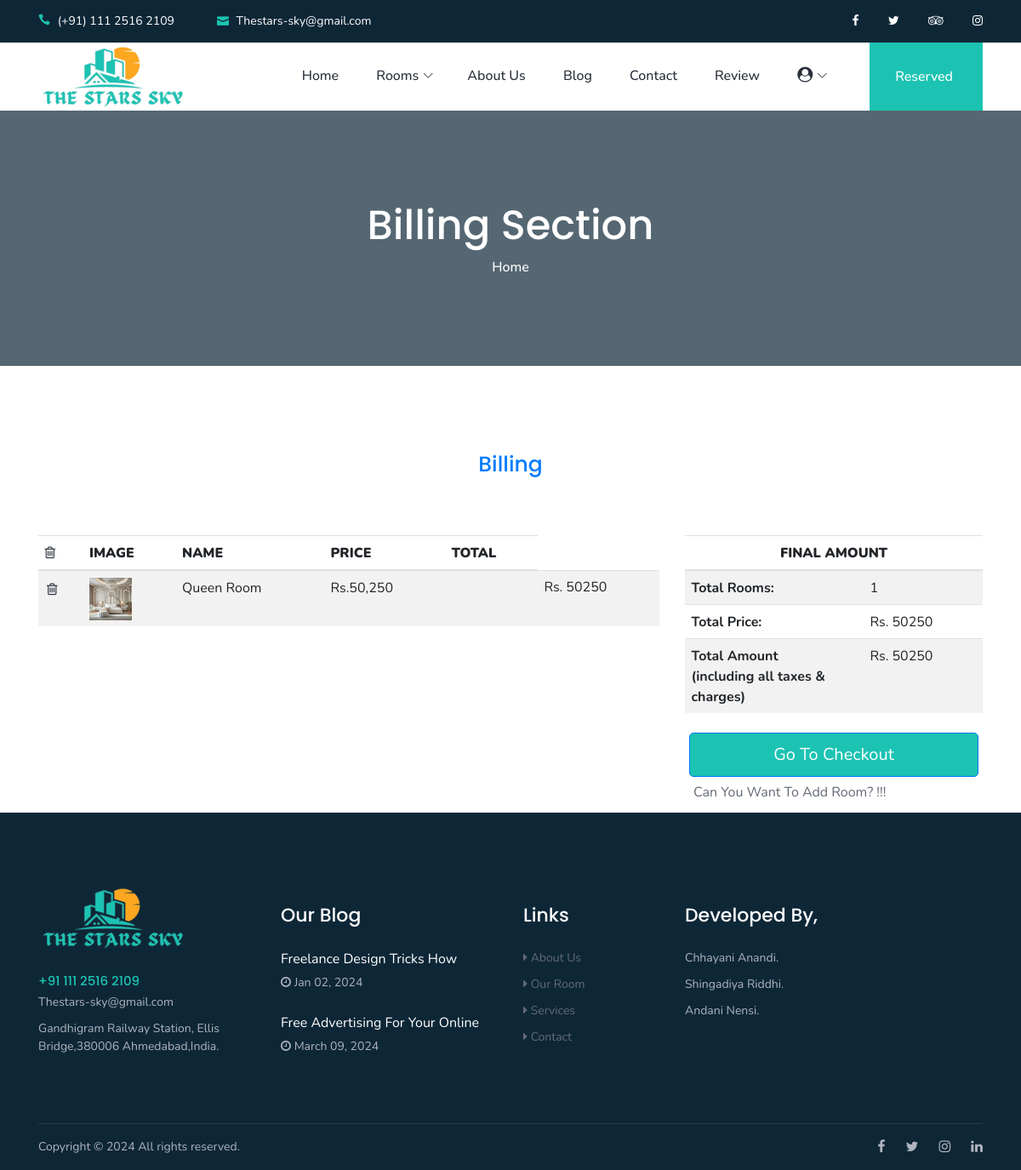
Page /cart.php (signed in) on the committed database.
### tables this page shows
CREATE TABLE `cart` (
  `id` int(200) NOT NULL,
  `name` varchar(200) NOT NULL,
  `price` varchar(200) NOT NULL,
  `image` varchar(200) NOT NULL,
  `user` varchar(255) NOT NULL,
  `total` int(200) NOT NULL,
  `date` timestamp NOT NULL DEFAULT current_timestamp() ON UPDATE current_timestamp()
);

### cart.php (the view, shortened to what this page needs)
<!DOCTYPE html>
<html lang="en">
<head>
    <link rel="stylesheet" href="style.css">
</head>
<body>
   <?php
   include 'header.php';
   if ($_SESSION['email']) {
   ?>
    <div class="breadcrumb-area bg-img bg-overlay jarallax" style="background-image: url(img/bg-img/16.jpg);">
        <div class="container h-100">
            <div class="row h-100 align-items-center">
                <div class="col-12">
                    <div class="breadcrumb-content text-center">
                        <h2 class="page-title">Billing Section</h2>
                        <nav aria-label="breadcrumb">
                            <ol class="breadcrumb justify-content-center">
                                <li class="breadcrumb-item"><a href="index.php">Home</a></li>
                            </ol>
                        </nav>
                    </div>
                </div>
            </div>
        </div>
    </div>
      <div class="cart-section mt-100 mb-150">
         <div class="container-xxl">
            <div class="container">
               <div class="text-center wow fadeInUp" data-wow-delay="0.1s">
                  <h1 class="section-title ff-secondary text-center text-primary fw-normal" style="margin-bottom: 6%">Billing</h1>
               </div>
            </div>
         </div>
         <div class="container">
            <div class="row">
               <div class="col-lg-8 col-md-12">
                  <div class="cart-table-wrap">
                     <table class="table table-striped table-hover">
                        <thead class="cart-table-head">
                           <tr class="table-head-row">
                              <th class="product-remove"><a href="cart.php?delete_all"><i class="fa fa-trash-o"></i></a></th>
                              <th class="product-image"><b>IMAGE</b></th>
                              <th class="product-name"><b>NAME</b></th>
                              <th class="product-price"><b>PRICE</b></th>
                              <th class="product-total"><b>TOTAL</b></th>
                           </tr>
                        </thead>
                        <?php
                        $user = $_SESSION["email"];
                        $select_cart = mysqli_query($con, "SELECT * FROM `cart` where user='$user'");
                        $grand_total = 0;
                        $room_count = 0;
                        $show = mysqli_num_rows($select_cart);
                        if (!$show) {
                           echo "</br><a href='room1.php'><h1 style='text-align: center' class='display-3 mb-3 animated slideInDown'>Your Cart Is Empty.</h1></a>";
                        } else {
                           while ($row = mysqli_fetch_assoc($select_cart)) {
                              $room_count++;
                        ?>
                          <tbody>
                                 <tr class="table-body-row">
                                    <td class="product-remove p-3"><a href="cart.php?remove=<?php echo $row['id']; ?>"><i class="fa fa-trash-o"></i></i></a></td>
                                    <td class="product-image"><img src="admin/uploaded_img/<?php echo $row['image']; ?>" height="50" width="50"></td>
                                    <td class="product-name"><?php echo $row['name']; ?></td>
                                    <td class="product-price">Rs.<?php echo number_format($row['price']); ?></td>
                                    <td>
                                    </td>
                                    <?php $subtotal = $row['price'] ?>
                                    <td>Rs. <?php echo $subtotal; ?> </form>
                                    </td>
                                 </tr>
                           <?php
                              $grand_total += $subtotal;
                           }
                        }
                           ?>
                              </tbody>
                     </table>
                  </div>
               </div>
               <div class="col-lg-4">
                  <div class="total-section">
                     <table class="table table-striped">
                        <thead class="total-table-head">
                           <tr class="table-total-row">
                              <th colspan="2" style="text-align: center"><b>FINAL AMOUNT</b></th>
                           </tr>
                        </thead>
                        <tbody>
                           <tr>
                            <td><strong>Total Rooms: </strong></td>
                                 <td style="width: 40%"><?php echo $room_count; ?> </td>
                           </tr>
                           <tr class="total-data">
                              <td><strong>Total Price: </strong></td>
                              <form method="post" action="">
                                 <td style="width: 40%">Rs. <?php echo $grand_total; ?> </td>
                           </tr>
                           <tr class="total-data">
                              <td><strong>Total Amount <br />(including all taxes & charges) </strong></td>
                              <td>Rs. <?php echo $grand_total; ?> </td>
                           </tr>
                        </tbody>
                     </table>
                     <div class="m-1 p-1">
                        <a href="booknow.php"> <button type="button" class="btn btn-primary btn-block " data-toggle="modal" data-target="#checkoutModal">Go to checkout</button></a>
                        <a href="room1.php"><p style="margin: 5px;">Can You Want To Add Room? !!!</p></a>
                     </div>
                  </div>
               </div>
            </div>
         </div>
      </div>
   <?php
   } else {
      echo "<script>alert('Login to proceed'); window.location.href='login.php';</script>";
   }
   ?>
   <?php
   include 'footer.php';
   ?>
</body>
</html>

### style.css (style rules this page uses)
* { margin: 0; padding: 0; }
body { font-family: "Poppins", sans-serif; font-weight: 400; font-size: 16px; position: relative; z-index: auto; }
h1, h2, h3, h4, h5, h6 { font-family: "Poppins", sans-serif; color: #2a303b; line-height: 1.3; font-weight: 500; }
a, a:active, a:focus, a:hover { color: #2a303b; text-decoration: none; -webkit-transition-duration: 500ms; -o-transition-duration: 500ms; transition-duration: 500ms; outline: none; font-weight: 500; }
li { list-style: none; }
p { line-height: 1.7; color: #636a76; font-size: 16px; font-weight: 400; }
img { max-width: 100%; height: auto; }
.bg-overlay { position: relative; z-index: 1; }
.bg-overlay::after { position: absolute; content: ""; height: 100%; width: 100%; top: 0; left: 0; z-index: -1; background-color: rgba(14, 39, 55, 0.7); }
.bg-img { background-position: center center !important; background-size: cover !important; background-repeat: no-repeat !important; }
.jarallax { position: relative; z-index: 0; }
.mt-100 { margin-top: 100px; }
.breadcrumb-area { position: relative; z-index: 1; height: 300px; }
.breadcrumb-area .page-title { color: #ffffff; font-size: 48px; }
.breadcrumb-content { position: relative; z-index: 1; }
.breadcrumb-content .breadcrumb { padding: 0; background-color: transparent; margin-bottom: 0; }
.breadcrumb-content .breadcrumb .breadcrumb-item { color: #ffffff; }
.breadcrumb-content .breadcrumb .breadcrumb-item a { color: #ffffff; }

### css/style-profile.css (style rules this page uses)
:root { --blue:#0097e6; --orange:#f39c12; --red:#e74c3c; --white:#fff; --light-color:#aaa; --black:#222; --light-bg:#333; }
* { font-family: 'Nunito', sans-serif; margin:0; padding:0; box-sizing: border-box; outline: none; border:none; text-decoration: none; }
html { font-size: 62.5%; overflow-x: hidden; background-color: var(--light-bg); }
.btn, .delete-btn, .option-btn { display: block; width: 100%; border-radius: .5rem; color:var(--white); font-size: 2rem; cursor: pointer; padding:1rem 3rem; text-transform: capitalize; text-align: center; margin-top: 1rem; }
.btn { background-color: #1cc3b2; }

### css/default-assets/classy-nav.css (style rules this page uses)
.justify-content-center { -webkit-box-pack: center; -ms-flex-pack: center; justify-content: center; }

### rows in the picture
cart: image (picture), name "Queen Room", price "50,250", price "50250"

### other values in the picture
$room_count "1"
$grand_total "50250"
